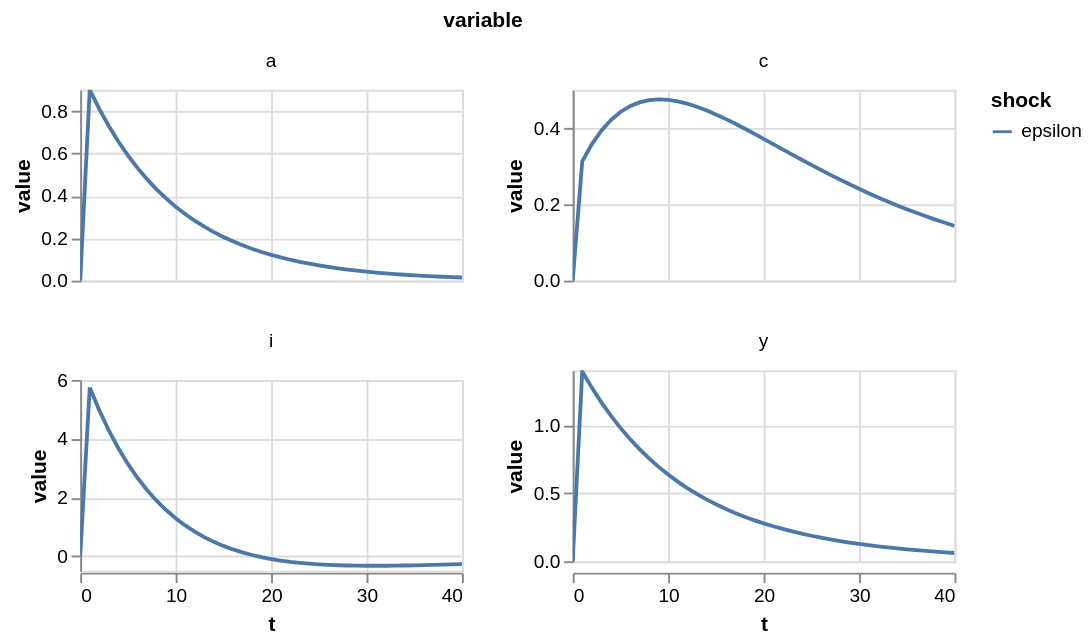

The notebook cell this image was saved under:
### Markdown cell above
## 4. The same discovery, told by the Dynare file

Same model, same resting position, same size of discovery — so the impulse response should be the familiar story from notebook 1: technology up about 0.9%, investment springing about eighteen times farther than consumption on impact.

### Code cell
mod_irf = solution.irfs(type="percent", T=40)["epsilon"]
display(mod_irf[["a", "y", "c", "i"]].head())
solution.plot(type="percent", variables=["a", "y", "c", "i"], T=40)

### Figure 1 — Vega-Lite specification as saved in the notebook (floating-point values rounded to 4 significant figures; data arrays with more than 128 entries replaced by an {"elided": "..."} marker saying what was removed)
{"config": {"view": {"continuousWidth": 300, "continuousHeight": 300}}, "data": {"name": "data-4c0ec93f81f681e729694872737cd870"}, "mark": {"type": "line"}, "encoding": {"color": {"field": "shock", "type": "nominal"}, "facet": {"columns": 2, "field": "variable", "type": "nominal"}, "x": {"field": "t", "type": "quantitative"}, "y": {"field": "value", "type": "quantitative"}}, "height": 100, "params": [{"name": "param_1e9efca18e7a2868", "select": {"type": "interval", "encodings": ["x", "y"]}, "bind": "scales"}], "resolve": {"scale": {"y": "independent"}}, "width": 200, "$schema": "https://vega.github.io/schema/vega-lite/v6.4.1.json", "datasets": {"data-4c0ec93f81f681e729694872737cd870": {"elided": "164 records"}}}
